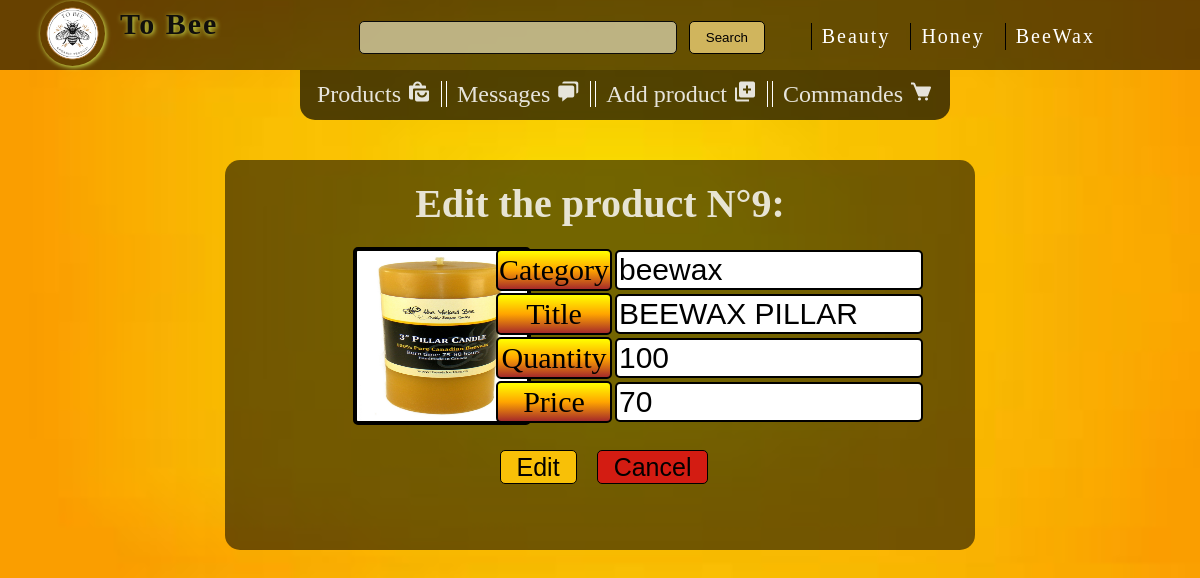
Screenshot of /edit.php?reference=9 with the database file from the repository.
### tables this page shows
CREATE TABLE `product` (
  `title` varchar(50) NOT NULL,
  `price` double NOT NULL,
  `quantity` int(11) NOT NULL,
  `image` varchar(100) NOT NULL,
  `categorie` varchar(20) NOT NULL,
  `id` int(11) NOT NULL
);

### edit.php (the view, shortened to what this page needs)
<!DOCTYPE html>
<html lang="en">
    <head>
        <link rel="stylesheet" href="settings.css">
        <link href='https://unpkg.com/boxicons@2.1.4/css/boxicons.min.css' rel='stylesheet'>
</head>
<body>
        <nav>
            <a href="To_Bee.php">
            <img src="image\beelogo.png" alt="beeLogo" class="logo">
            <P class="toBee">To Bee</P></a>
            <P class="user_name"><?php echo $_SESSION['name'] ?></P>
            <ul >
                <a href="beauty.php" class="nav_b">Beauty</a>
                <a href="honey.php" class="nav_b">Honey</a>
                <a href="beewax.php" class="nav_b">BeeWax</a>
            </ul>
            <div class="search-container">
                <form action="settings.php" method="POST">
                    <input type="text" id="search" name="search">
                    <button class="search_button" onclick="search()" id="search-button">Search</button>
                </form>
            </div>
            </nav>
			<div class="menu_container">
				<a href="settings.php" class="menu product">Products <i class='bx bxs-shopping-bags' ></i></a>
				<a href="message.php" class="menu message">Messages <i class='bx bxs-chat'></i></a>
				<a href="add_product.php" class="menu message">Add product <i class='bx bxs-add-to-queue'></i></a>
				<a href="commande.php" class="menu commande">Commandes <i class='bx bxs-cart' ></i></a>
		</div>
<?php include('db_conn.php');
	if(isset($_GET['reference']))
	{
		$sql1="select * from product where id='".$_GET['reference']."'";
		$result = $conn->query($sql1);
		while($enreg = mysqli_fetch_assoc($result))
		{
?>
			<center>
			<div class="edit_container">
			<h3 class="edit_title">Edit the product N°<?php echo $_GET['reference'] ?>:</h3>
				<form action="edit.php?reference=1" method="post">
					<img src=<?php echo $enreg['image']; ?> alt="" class="edit_image">
					<table class="edit_table">
						<tr ><td  class="cl_edit">Category</td><td ><input class="inp_edit"  type="text" name="categorie" value="<?php echo $enreg['categorie']; ?>"></td></tr>
						<tr ><td class="cl_edit">Title</td><td ><input class="inp_edit" type="text" name="title" value="<?php echo $enreg['title']; ?>"></td></tr>
						<tr ><td class="cl_edit">Quantity</td><td ><input class="inp_edit" type="text" name="quantity" value="<?php echo $enreg['quantity']; ?>"></td></tr>
						<tr ><td class="cl_edit">Price</td><td ><input class="inp_edit" type="text" name="price" value="<?php echo $enreg['price']; ?>"></td></tr>
					</table>
					<input class="button_inp" type="submit" value="Edit"> &nbsp;&nbsp;<input class="inp_cancel" type="reset" value="Cancel">
			</form>
		</div>
		</center>
<?php
		}
    }
?>
</body>
</html>

### settings.css (style rules this page uses)
body { background-image: url("image/images (1).jpeg"); margin: 0%; background-size:cover ; }
nav { z-index: 1; position: relative; height: 70px; margin: 0%; width: 100%; background-color: #00000096; }
ul { position: absolute; font-size: 40px; display: flex; margin-right :20px; margin-left: 10%; top: 13px; right: 70px;; }
.logo { position: relative; top: 1px; left: 40px; width: 65px; border-radius: 50%; box-shadow:1px 1px 5px rgb(215, 238, 87); ; }
.toBee { padding: 2px 10px; text-decoration: none; position:absolute; color: rgb(16, 15, 12); text-shadow: 1px 1px 5px rgb(215, 238, 87); margin: 0 0; letter-spacing: 2px; top: 5px; left: 110px; font-size:30px ; font-weight: bolder; }
.user_name { padding: 2px 10px; text-decoration: none; position:absolute; color: rgb(219, 172, 32); text-shadow: 1px 1px 5px rgb(215, 238, 87); margin: 0 0; letter-spacing: 2px; top: 35px; left: 110px; font-size:20px ; font-weight: bolder; }
.nav_b { color: #ffffff; border-left: #000000 solid 1px; }
.nav_b:link { padding: 2px 10px; text-align: center; text-decoration: none; position:relative; top: -35px; margin: 5px ; letter-spacing: 2px; font-size:20px ; }
.search-container { top:5px; right: 435px;; display: flex; align-items: center; margin-top: 1rem; position:absolute; }
#search { padding: 0.5rem; border: 1px solid #0a0a0a; border-radius: 5px; width: 300px; background-color: #dad3adc0; }
#search-button { background-color: rgb(208, 181, 93); color: #030000; border: 1px solid black; border-radius: 5px; padding: 0.5rem 1rem; margin-left: 0.5rem; cursor: pointer; }
.edit_container { background-color: #00000089; width: 750px; height: 390px; border-radius:15px; }
.edit_title { color: #ffffffd3; margin: 40px 50px; position: relative; font-size: 40px; top: 20px; border-radius: 5px; }
.edit_image { left: 353px; width: 170px; height: 170px; position: absolute; border-radius: 5px; border: #000000 solid 4px; }
.edit_table { position: relative; left: 110px; font-size: 30px; }
.cl_edit { border: #000000 solid 2px; border-radius: 5px; background: linear-gradient(yellow,orange,brown) ; width: 100px; position: relative; text-align: center; }
.inp_edit { border: #000000 solid 2px; font-size: 30px; position: relative; border-radius: 5px; width: 300px; }
.button_inp { position: relative; cursor: pointer; top: 25px; font-size: 25px; color: #030000; border: 1px solid black; border-radius: 5px; padding: 0.1rem 1rem; margin-left: 0.5rem; background-color: rgb(248, 192, 7); }
.inp_cancel { position: relative; top: 25px; cursor: pointer; font-size: 25px; color: #030000; border: 1px solid black; border-radius: 5px; padding: 0.1rem 1rem; margin-left: 0.5rem; background-color: rgb(211, 28, 18); }
.menu { position: relative; text-decoration: none; color: #030000; top: 10px; font-size: 1.5rem; }
.menu_container { position: relative; height: 50px; border-radius:0 0 15px 15px; background-color: #000000ab; text-align: center; width: 650px; left: 25%; }
.product { margin: 0px 0 0px 0px; border-right: solid rgb(255, 255, 255) 1px; ; padding: 0 10px; color: #ffffffdb; }
.message { margin: 0px 0px 0px 0px; border-left: solid rgb(255, 255, 255) 1px; padding: 0 10px; color: #ffffffdb; border-right: solid rgb(255, 255, 255) 1px; }
.commande { color: #ffffffdb; border-left: solid rgb(255, 255, 255) 1px; margin: 0px 0px 0px 0px; padding: 0 10px; }

### rows the page displays
product: categorie "beewax", title "BEEWAX PILLAR", quantity "100", price "70"
